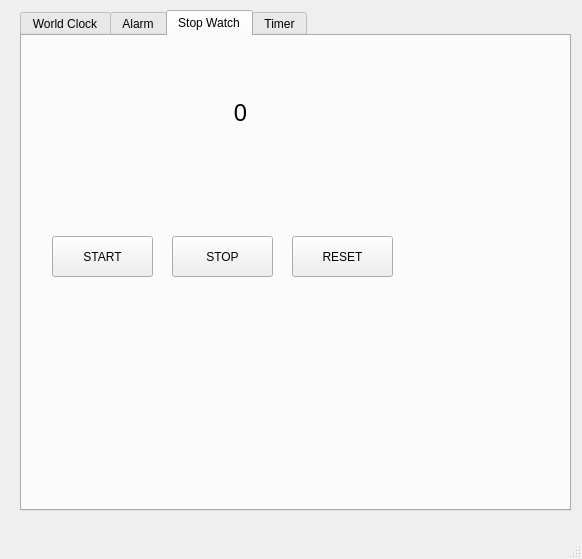
<?xml version="1.0" encoding="UTF-8"?>
<ui version="4.0">
 <class>MainWindow</class>
 <widget class="QMainWindow" name="MainWindow">
  <property name="geometry">
   <rect>
    <x>0</x>
    <y>0</y>
    <width>582</width>
    <height>559</height>
   </rect>
  </property>
  <property name="windowTitle">
   <string>MainWindow</string>
  </property>
  <widget class="QWidget" name="centralwidget">
   <widget class="QTabWidget" name="tabWidget">
    <property name="geometry">
     <rect>
      <x>20</x>
      <y>10</y>
      <width>551</width>
      <height>501</height>
     </rect>
    </property>
    <property name="currentIndex">
     <number>2</number>
    </property>
    <widget class="QWidget" name="tab">
     <attribute name="title">
      <string>World Clock</string>
     </attribute>
     <widget class="QWidget" name="gridLayoutWidget_3">
      <property name="geometry">
       <rect>
        <x>20</x>
        <y>20</y>
        <width>511</width>
        <height>331</height>
       </rect>
      </property>
      <layout class="QGridLayout" name="gridLayout_2">
       <item row="5" column="0">
        <widget class="QPushButton" name="pushButton_5">
         <property name="font">
          <font>
           <pointsize>14</pointsize>
          </font>
         </property>
         <property name="text">
          <string>GERMANY:</string>
         </property>
        </widget>
       </item>
       <item row="1" column="0">
        <widget class="QPushButton" name="pushButton_6">
         <property name="font">
          <font>
           <pointsize>14</pointsize>
          </font>
         </property>
         <property name="text">
          <string>USA:</string>
         </property>
        </widget>
       </item>
       <item row="1" column="1">
        <widget class="QLineEdit" name="usa_time">
         <property name="font">
          <font>
           <pointsize>14</pointsize>
          </font>
         </property>
        </widget>
       </item>
       <item row="5" column="1">
        <widget class="QLineEdit" name="germany_time">
         <property name="font">
          <font>
           <pointsize>14</pointsize>
          </font>
         </property>
        </widget>
       </item>
       <item row="0" column="0">
        <widget class="QPushButton" name="pushButton_4">
         <property name="font">
          <font>
           <pointsize>14</pointsize>
          </font>
         </property>
         <property name="text">
          <string>IRAN:</string>
         </property>
        </widget>
       </item>
       <item row="0" column="1">
        <widget class="QLineEdit" name="iran_time">
         <property name="font">
          <font>
           <pointsize>14</pointsize>
          </font>
         </property>
        </widget>
       </item>
      </layout>
     </widget>
    </widget>
    <widget class="QWidget" name="tab_2">
     <attribute name="title">
      <string>Alarm</string>
     </attribute>
     <layout class="QVBoxLayout" name="verticalLayout">
      <item>
       <layout class="QGridLayout" name="gl_alarms"/>
      </item>
      <item>
       <layout class="QGridLayout" name="gridLayout">
        <item row="1" column="0">
         <widget class="QPushButton" name="pushButton_2">
          <property name="font">
           <font>
            <pointsize>14</pointsize>
           </font>
          </property>
          <property name="text">
           <string>Hour:</string>
          </property>
         </widget>
        </item>
        <item row="1" column="1">
         <widget class="QSpinBox" name="hour_box">
          <property name="font">
           <font>
            <pointsize>14</pointsize>
           </font>
          </property>
         </widget>
        </item>
        <item row="0" column="1" colspan="3">
         <widget class="QLineEdit" name="tb_alarm_title">
          <property name="font">
           <font>
            <pointsize>14</pointsize>
           </font>
          </property>
         </widget>
        </item>
        <item row="0" column="0">
         <widget class="QPushButton" name="pushButton">
          <property name="font">
           <font>
            <pointsize>14</pointsize>
           </font>
          </property>
          <property name="text">
           <string>Title:</string>
          </property>
         </widget>
        </item>
        <item row="2" column="1">
         <widget class="QSpinBox" name="min_box">
          <property name="font">
           <font>
            <pointsize>14</pointsize>
           </font>
          </property>
         </widget>
        </item>
        <item row="2" column="0">
         <widget class="QPushButton" name="pushButton_3">
          <property name="font">
           <font>
            <pointsize>14</pointsize>
           </font>
          </property>
          <property name="text">
           <string>Minute:</string>
          </property>
         </widget>
        </item>
        <item row="3" column="0" colspan="4">
         <widget class="QPushButton" name="btn_add_alarm">
          <property name="font">
           <font>
            <pointsize>14</pointsize>
           </font>
          </property>
          <property name="text">
           <string>Add Alarm</string>
          </property>
         </widget>
        </item>
       </layout>
      </item>
     </layout>
    </widget>
    <widget class="QWidget" name="tab_3">
     <attribute name="title">
      <string>Stop Watch</string>
     </attribute>
     <widget class="QLabel" name="lbl_stopwatch">
      <property name="geometry">
       <rect>
        <x>108</x>
        <y>40</y>
        <width>221</width>
        <height>71</height>
       </rect>
      </property>
      <property name="font">
       <font>
        <family>Seven Segment</family>
        <pointsize>18</pointsize>
       </font>
      </property>
      <property name="text">
       <string>0</string>
      </property>
      <property name="alignment">
       <set>Qt::AlignCenter</set>
      </property>
     </widget>
     <widget class="QPushButton" name="btn_start_stopwatch">
      <property name="geometry">
       <rect>
        <x>30</x>
        <y>200</y>
        <width>101</width>
        <height>41</height>
       </rect>
      </property>
      <property name="text">
       <string>START</string>
      </property>
     </widget>
     <widget class="QPushButton" name="btn_stop_stopwatch">
      <property name="geometry">
       <rect>
        <x>150</x>
        <y>200</y>
        <width>101</width>
        <height>41</height>
       </rect>
      </property>
      <property name="text">
       <string>STOP</string>
      </property>
     </widget>
     <widget class="QPushButton" name="btn_rst_stopwatch">
      <property name="geometry">
       <rect>
        <x>270</x>
        <y>200</y>
        <width>101</width>
        <height>41</height>
       </rect>
      </property>
      <property name="text">
       <string>RESET</string>
      </property>
     </widget>
    </widget>
    <widget class="QWidget" name="tab_4">
     <attribute name="title">
      <string>Timer</string>
     </attribute>
     <widget class="QPushButton" name="btn_rst_timer">
      <property name="geometry">
       <rect>
        <x>270</x>
        <y>210</y>
        <width>101</width>
        <height>41</height>
       </rect>
      </property>
      <property name="text">
       <string>RESET</string>
      </property>
     </widget>
     <widget class="QPushButton" name="btn_start_timer">
      <property name="geometry">
       <rect>
        <x>30</x>
        <y>210</y>
        <width>101</width>
        <height>41</height>
       </rect>
      </property>
      <property name="text">
       <string>START</string>
      </property>
     </widget>
     <widget class="QPushButton" name="btn_stop_timer">
      <property name="geometry">
       <rect>
        <x>150</x>
        <y>210</y>
        <width>101</width>
        <height>41</height>
       </rect>
      </property>
      <property name="text">
       <string>STOP</string>
      </property>
     </widget>
     <widget class="QLabel" name="lbl_timer">
      <property name="geometry">
       <rect>
        <x>90</x>
        <y>40</y>
        <width>221</width>
        <height>71</height>
       </rect>
      </property>
      <property name="font">
       <font>
        <family>Rockwell</family>
        <pointsize>18</pointsize>
       </font>
      </property>
      <property name="text">
       <string>0</string>
      </property>
      <property name="alignment">
       <set>Qt::AlignCenter</set>
      </property>
     </widget>
    </widget>
   </widget>
  </widget>
  <widget class="QMenuBar" name="menubar">
   <property name="geometry">
    <rect>
     <x>0</x>
     <y>0</y>
     <width>582</width>
     <height>22</height>
    </rect>
   </property>
  </widget>
  <widget class="QStatusBar" name="statusbar"/>
 </widget>
 <resources/>
 <connections/>
</ui>
